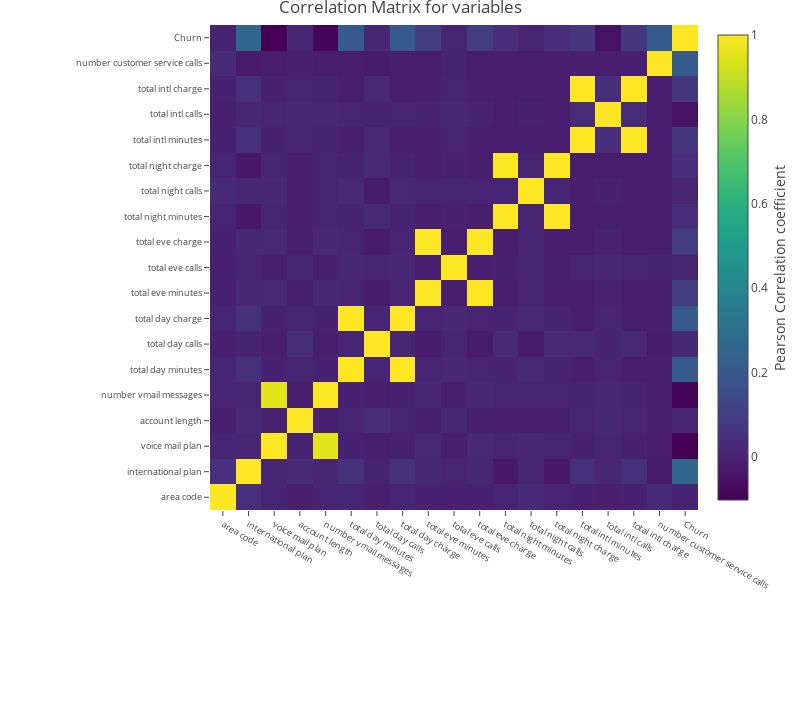

Notebook cell for this chart:
### Code cell
#lets checkout the  correlation between predictor variables and visualize it.
#correlation
correlation = df_train.corr()
#tick labels
matrix_cols = correlation.columns.tolist()
#convert to array
corr_array  = np.array(correlation)
#Plotting
trace = go.Heatmap(z = corr_array,
                   x = matrix_cols,
                   y = matrix_cols,
                   colorscale = "Viridis",
                   colorbar   = dict(title = "Pearson Correlation coefficient",
                                     titleside = "right"
                                    ) ,
                  )

layout = go.Layout(dict(title = "Correlation Matrix for variables",
                        autosize = False,
                        height  = 720,
                        width   = 800,
                        margin  = dict(r = 0 ,l = 210,
                                       t = 25,b = 210,
                                      ),
                        yaxis   = dict(tickfont = dict(size = 9)),
                        xaxis   = dict(tickfont = dict(size = 9))
                       )
                  )

data = [trace]
fig = go.Figure(data=data,layout=layout)
py.iplot(fig)

### Figure 1 — Plotly figure (JSON) as saved in the notebook; plotly's stock layout.template omitted (floating-point values rounded to 4 significant figures; data arrays with more than 128 entries replaced by an {"elided": "..."} marker saying what was removed)
{"data": [{"colorbar": {"title": "Pearson Correlation coefficient", "titleside": "right"}, "colorscale": "Viridis", "type": "heatmap", "uid": "94a98f89-84f0-4dc0-b1a4-9c2a0117ad5f", "x": ["area code", "international plan", "voice mail plan", "account length", "number vmail messages", "total day minutes", "total day calls", "total day charge", "total eve minutes", "total eve calls", "total eve charge", "total night minutes", "total night calls", "total night charge", "total intl minutes", "total intl calls", "total intl charge", "number customer service calls", "Churn"], "y": ["area code", "international plan", "voice mail plan", "account length", "number vmail messages", "total day minutes", "total day calls", "total day charge", "total eve minutes", "total eve calls", "total eve charge", "total night minutes", "total night calls", "total night charge", "total intl minutes", "total intl calls", "total intl charge", "number customer service calls", "Churn"], "z": {"elided": "19x19 float values"}}], "layout": {"autosize": false, "height": 720, "margin": {"b": 210, "l": 210, "r": 0, "t": 25}, "title": "Correlation Matrix for variables", "width": 800, "xaxis": {"tickfont": {"size": 9}}, "yaxis": {"tickfont": {"size": 9}}}}
